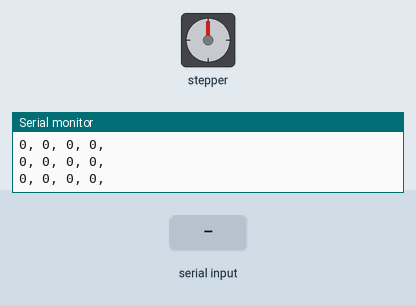
This sketch was run on a simulated Arduino Mega 2560, built with avr-gcc and run on an emulated ATmega2560. On the bench: stepper motor, the last lines printed to the serial monitor. Wiring (inferred from the names in the program): stepper motor driver (200 steps per turn assumed): step pin 4; direction pin 30; enable pin 25. The inputs (shaded band) are chosen by the test bench.

Above: at 1.2 s.
1.3 s: "1!" received over the second serial link
At 1.63 s:
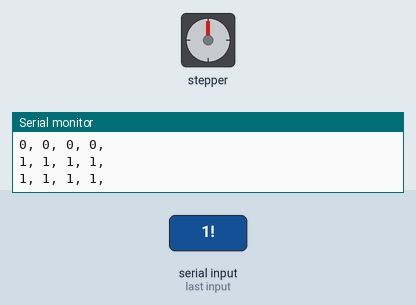
4.3 s: "1,90!" received over the second serial link
7.3 s: "1,90,45!" received over the second serial link
10.3 s: "1,90!" received over the second serial link
13.3 s: "1,90,45!" received over the second serial link
16.3 s: "5!" received over the second serial link
At 17.7 s:
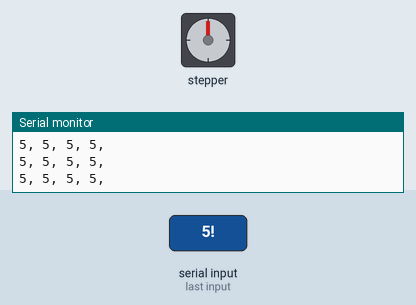
Timing chart, 0 to 19.0 s (numbered marks = the images above; inputs shaded):
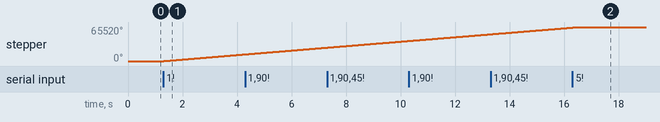

The sketch:

stepper_comm.ino
```cpp
//#include <HardwareSerial.h>
//upp downn for belt
//right left feeding
//cross square for kick


//#define enc_coun_rev 620

#define dirpin 30
#define steppin 4
#define enable 25


int Buff1,Buff2,BuffP,BuffN;
int indexA,indexB,indexC,indexD,indexE,indexF,indexG,indexH,indexI,indexJ,indexK,indexL,indexM,indexN,indexO,indexP,indexQ,indexR,indexS;
String data1,data2,data3,data4,data5,data6,data7,data8,data9,data10,data11,data12,data13,data14,data15,data16,data17,data18,data19,datain;
int lx,ly,rx,ry,cro,squ,tri,cir,upp,downn,leftt,rightt,ll1,rr1,ll2,rr2,start,options,share;
//int fast=175;
// int prevstaterightt=rightt;
// int prevstateleftt=leftt;
// int prevstateupp=upp;
// int prevstatedownn=downn;
// int prevstatecro=cro;
// int prevstatesqu=squ;
// int currstaterightt,currstateleftt,currstateupp,currstatedownn,currstatecro,currstatesqu=0;
//int pos;
//int i=1;
//kick
//float  kp=0.08;
//float kd=0.0009;
//float ki=0;
//int dist=0;
// float previousMillis = 0;
// float currentMillis = 0;
//int  interval=1000;
//float rpm_right;
//int setpoint;
//int targetnew=5;
//int error;
//float  p;
//float errord,errori=0.0000;
//int eprev=0;
//int pwm=0;


//int a1;

void setup()
{
  // Serial.println("Ready.");
  Serial.begin(115200);
  Serial2.begin(57600);
   Buff1=50;
  Buff2=-50;
  BuffP=60;
  BuffN=-60;

   pinMode(dirpin,OUTPUT);
  pinMode(steppin,OUTPUT);
  pinMode(enable,OUTPUT);
  digitalWrite(enable,HIGH);

}
void loop()
{
  // Serial.println("Ready.");
  receivedata();
 //parsedata(datain);
  print();
  //navigation();
 // encup();

 stepper();
  //kick();
  //feeding();
   parsedata(datain);

}
```

STEPPER.ino
```cpp
//#define dirpin 30
//#define steppin 4
//#define enable 25
//
//void setup() {
//  pinMode(dirpin,OUTPUT);
//  pinMode(steppin,OUTPUT);
//  pinMode(enable,OUTPUT);
//  digitalWrite(enable,HIGH);
//
//}

void stepper() {
  if(upp==1)
  {
digitalWrite(enable,LOW);
    //digitalWrite(enable2,HIGH);
    digitalWrite(dirpin,HIGH);
    //digitalWrite(dirpin2,HIGH);

    for(int i=0;i<400;i++)
    {
      digitalWrite(steppin,HIGH);
      delayMicroseconds(200);
      digitalWrite(steppin,LOW);
      delayMicroseconds(200);
      // digitalWrite(steppin2,HIGH);
      // delayMicroseconds(500);
      // digitalWrite(steppin2,LOW);
      // delayMicroseconds(500);
    }
  }
//  else
//  digitalWrite(enable,HIGH);
}
```

parse.ino
```cpp
void parsedata(String datain)
{
  indexA=datain.indexOf("A");
indexB=datain.indexOf("B");
indexC=datain.indexOf("C");
indexD=datain.indexOf("D");
indexE=datain.indexOf("E");
indexF=datain.indexOf("F");
indexG=datain.indexOf("G");
indexH=datain.indexOf("H");
indexI=datain.indexOf("I");
indexJ=datain.indexOf("J");
indexK=datain.indexOf("K");
indexL=datain.indexOf("L");
indexM=datain.indexOf("M");
indexN=datain.indexOf("N");
indexO=datain.indexOf("O");
indexP=datain.indexOf("P");
indexQ=datain.indexOf("Q");
indexR=datain.indexOf("R");
indexS=datain.indexOf("S");

data1=datain.substring(0,indexA);
data2=datain.substring(indexA+1,indexB);
data3=datain.substring(indexB+1,indexC);
data4=datain.substring(indexC+1,indexD);
data5=datain.substring(indexD+1,indexE);
data6=datain.substring(indexE+1,indexF);
data7=datain.substring(indexF+1,indexG);
data8=datain.substring(indexG+1,indexH);
data9=datain.substring(indexH+1,indexI);
data10=datain.substring(indexI+1,indexJ);
data11=datain.substring(indexJ+1,indexK);
data12=datain.substring(indexK+1,indexL);
data13=datain.substring(indexL+1,indexM);
data14=datain.substring(indexM+1,indexN);
data15=datain.substring(indexN+1,indexO);
data16=datain.substring(indexO+1,indexP);
data17=datain.substring(indexP+1,indexQ);
data18=datain.substring(indexQ+1,indexR);
data19=datain.substring(indexR+1,indexS);

lx=data1.toInt();
ly=data2.toInt();
rx=data3.toInt();
ry=data4.toInt();
cro=data5.toInt();
squ=data6.toInt();
tri=data7.toInt();
cir=data8.toInt();
upp=data9.toInt();
downn=data10.toInt();
leftt=data11.toInt();
rightt=data12.toInt();
ll1=data13.toInt();
rr1=data14.toInt();
ll2=data15.toInt();
rr2=data16.toInt();
start=data17.toInt();
options=data18.toInt();
share=data19.toInt();
//touchpad=data18.toInt();
}
```

print.ino
```cpp
void print()
{

Serial.print(lx);
Serial.print(", ");
 Serial.print(ly);
 Serial.print(", ");
 Serial.print(rx);
 Serial.print(", ");
 Serial.print(ry);
  Serial.print(", ");
  Serial.println();

//
// Serial.print(cro);
// Serial.println(", ");
//  Serial.print(squ);
//  Serial.print(", ");
//  Serial.print(tri);
//  Serial.print(", ");
//  Serial.print(cir);
//  Serial.print(", ");

// Serial.print(upp);
// Serial.print(", ");
//  Serial.print(downn);
//  Serial.print(", ");
//  Serial.print(leftt);
//  Serial.print(", ");
//  Serial.print(rightt);
//  Serial.print(", ");

// Serial.print(ll1);
// Serial.print(", ");
//  Serial.print(rr1);
//  Serial.print(", ");
//  Serial.print(ll2);
//  Serial.print(", ");
//  Serial.print(rr2);
//  Serial.print(", ");
//    Serial.print(start);
//  Serial.println(", ");
//    Serial.println(options);
//     Serial.print(", ");
//  Serial.print(share);
//  Serial.print(", ");


}
```

receivedata.ino
```cpp
void receivedata()
{
  while(Serial2.available()>0)
  {
    datain=Serial2.readStringUntil('!');
  }
}
```

Measured:
- after the input at 1.3 s, stepper: keeps turning clockwise at about 4341°/s, starting at once
- after the input at 16.3 s, stepper: goes on until 16.5 s, then stays 65520°
